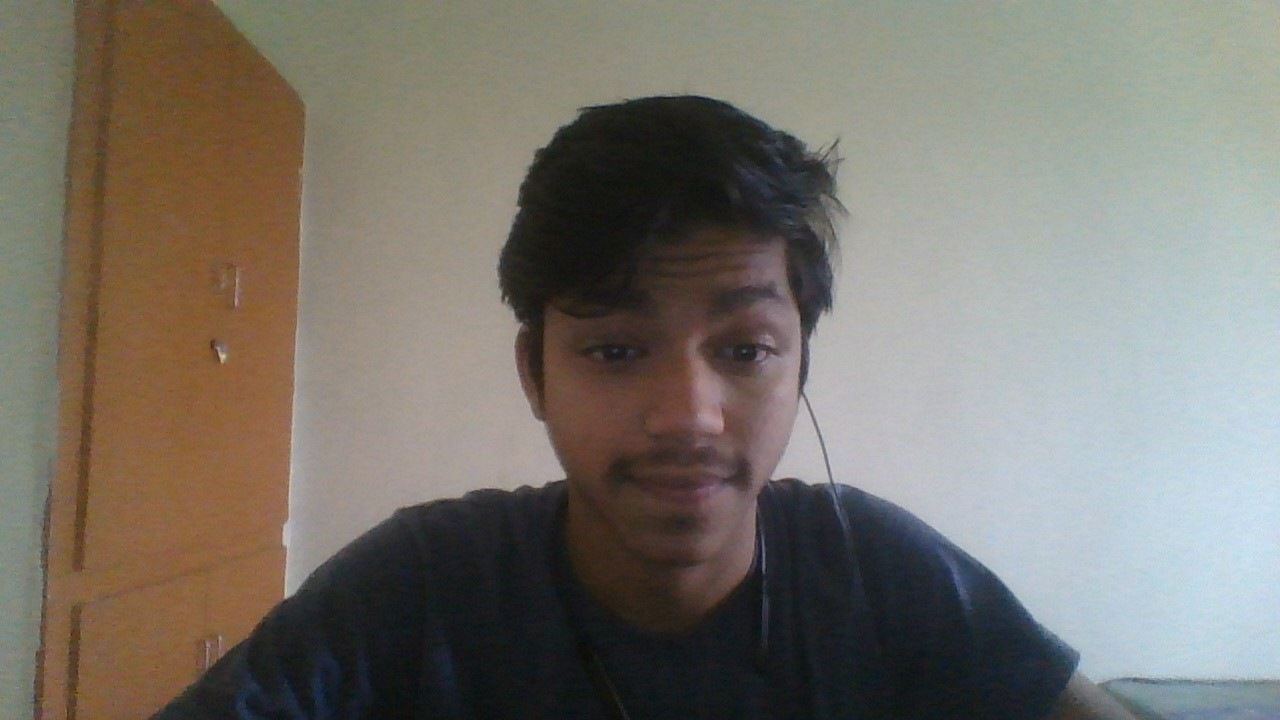
#> input picture Nami---Virtual-Assistant/Test_Images/yash(1).jpg, 1280 x 720 px, found by its file name; its folder holds 2 pictures in this run
$ python Trainer1.py
#> lines starting #> are read from the running program, lines starting #| are printed output that depends on the picture
### Nami---Virtual-Assistant/facerec1.py
import cv2
import os
import numpy as np

def faceDetection(test_img):
    gray_img = cv2.cvtColor(test_img,cv2.COLOR_BGR2GRAY) #convert color image to grayscle img
    face_haar_cascade = cv2.CascadeClassifier('C:/Users/yasha/source/repos/NAMI Virtual assistant/Nami(org)/Haar_Cascade/haarcascade_frontalface_default.xml')
    faces = face_haar_cascade.detectMultiScale(gray_img,scaleFactor=1.32,minNeighbors=5)

    return faces,gray_img

# [30 lines left out: functions labels_for_training, train_classifier, not called in this run]

def draw_rect(test_img,face):
    (x,y,w,h) = face
    cv2.rectangle(test_img,(x,y),(x+w,y+h),(255,0,0),thickness=3)


def put_text(test_img,text,x,y):
    cv2.putText(test_img,text,(x,y),cv2.FONT_HERSHEY_DUPLEX,2,(255,0,0),2)

### Nami---Virtual-Assistant/Trainer1.py
# [86 lines of commented-out code are left out]

import cv2
from cv2 import face
import os
import numpy as np
import facerec1 as fr


# This module takes an image stored in disk and performs face detection
test_img = cv2.imread('C:/Users/yasha/source/repos/NAMI Virtual assistant/Nami(org)/Test_Images/yash(1).jpg')
#> test_img is the input picture: shape (720, 1280, 3); mean B, G, R 108.2, 116.7, 121.5
faces_detected, gray_img = fr.faceDetection(test_img)
#> in faceDetection, `gray_img = cv2.cvtColor(test_img,cv2.COLOR_BGR2GRAY)`:
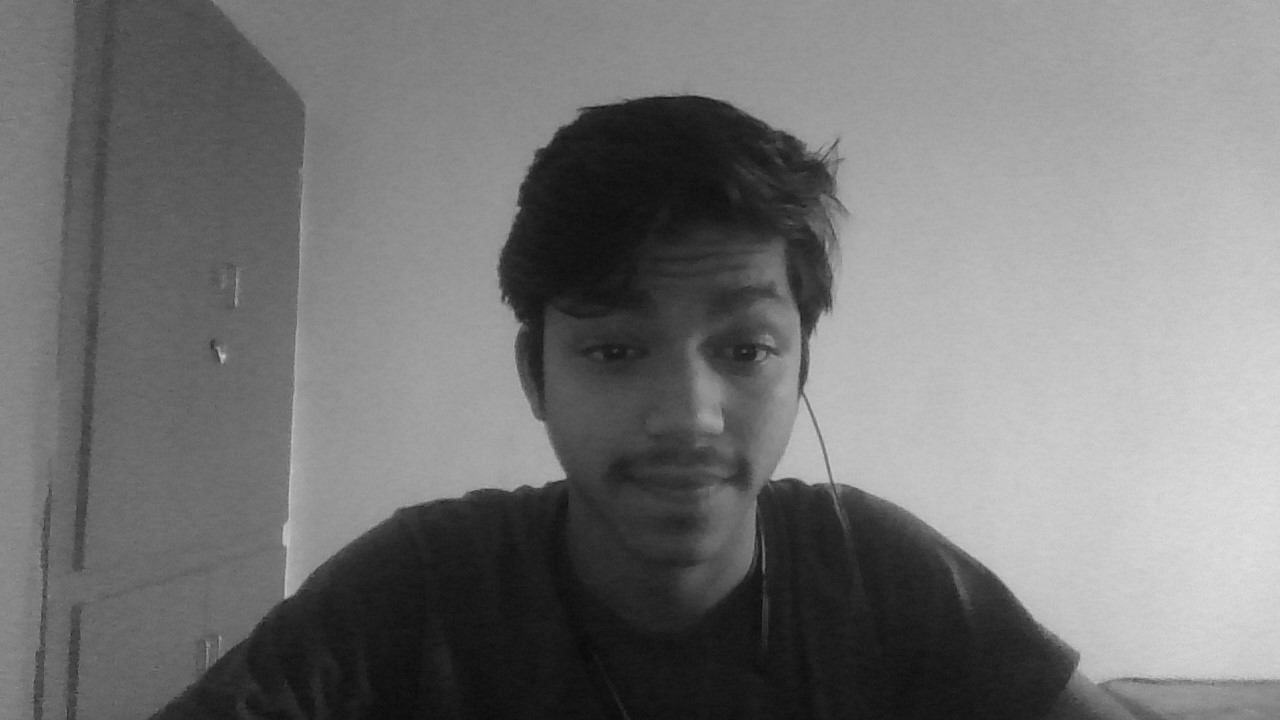
#> gray_img: shape (720, 1280); min 10, max 227, mean 117.1
#> in faceDetection, `faces = face_haar_cascade.detectMultiScale(gray_img,scaleFactor=1.32,m..`: faces = [[519, 232, 305, 305]]
#> faces_detected = [[519, 232, 305, 305]]

print("Faces Detected: ", faces_detected)
#| Faces Detected:  [[519 232 305 305]]

#faces,faceID = fr.labels_for_training('C:/Users/yasha/source/repos/NAMI Virtual assistant/Nami(org)/trainingImages')
#face_recognizer = fr.train_classifier(faces,faceID)
#face_recognizer.write('C:/Users/yasha/source/repos/NAMI Virtual assistant/Nami(org)/trainingData.yml')

# Load the trained face recognizer model
face_recognizer = cv2.face.LBPHFaceRecognizer_create()
#> (the run stopped early here; a loop or call above may not have finished)
